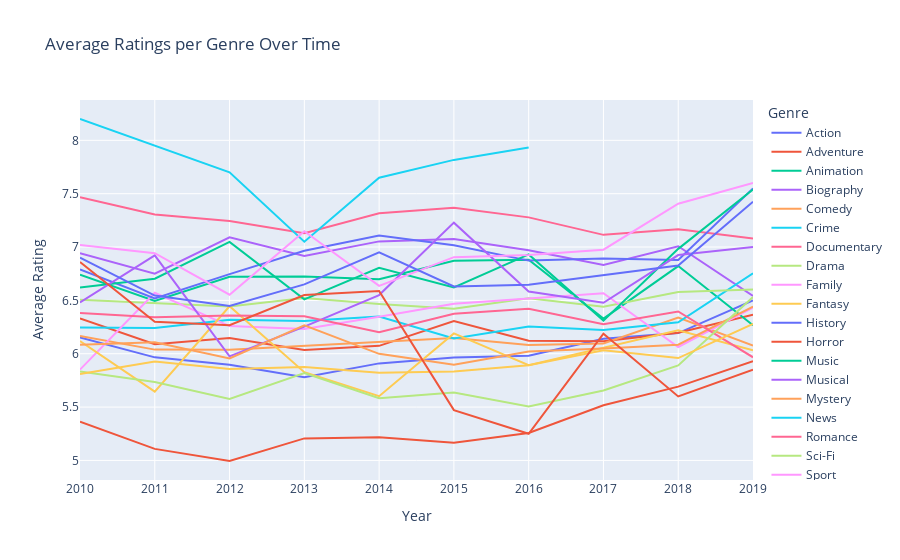

Source (notebook cell):
### Code cell
import plotly.express as px

# Prepare the data
df_genres = df.assign(genre=df["genres"].str.split(",")).explode("genre")
genre_ratings_year = df_genres.groupby(["start_year","genre"])["averagerating"].mean().reset_index()

# Interactive line chart with tooltips
fig = px.line(
    genre_ratings_year, 
    x="start_year", 
    y="averagerating", 
    color="genre",
    hover_data={"genre": True, "start_year": True, "averagerating": ':.2f'},  # tooltip formatting
    title="Average Ratings per Genre Over Time"
)

# Optional: adjust layout
fig.update_layout(
    xaxis_title="Year",
    yaxis_title="Average Rating",
    legend_title="Genre",
    hovermode="x unified"
)

fig.show()

### Figure 1 — Plotly figure (JSON) as saved in the notebook; plotly's stock layout.template omitted (floating-point values rounded to 4 significant figures)
{"data": [{"customdata": [["Action"], ["Action"], ["Action"], ["Action"], ["Action"], ["Action"], ["Action"], ["Action"], ["Action"], ["Action"]], "hovertemplate": "genre=%{customdata[0]}<br>start_year=%{x}<br>averagerating=%{y:.2f}<extra></extra>", "legendgroup": "Action", "line": {"color": "#636efa", "dash": "solid"}, "marker": {"symbol": "circle"}, "mode": "lines", "name": "Action", "orientation": "v", "showlegend": true, "type": "scatter", "x": [2010, 2011, 2012, 2013, 2014, 2015, 2016, 2017, 2018, 2019], "xaxis": "x", "y": [6.153, 5.966, 5.896, 5.781, 5.91, 5.965, 5.981, 6.14, 6.194, 6.5], "yaxis": "y"}, {"customdata": [["Adventure"], ["Adventure"], ["Adventure"], ["Adventure"], ["Adventure"], ["Adventure"], ["Adventure"], ["Adventure"], ["Adventure"], ["Adventure"]], "hovertemplate": "genre=%{customdata[0]}<br>start_year=%{x}<br>averagerating=%{y:.2f}<extra></extra>", "legendgroup": "Adventure", "line": {"color": "#EF553B", "dash": "solid"}, "marker": {"symbol": "circle"}, "mode": "lines", "name": "Adventure", "orientation": "v", "showlegend": true, "type": "scatter", "x": [2010, 2011, 2012, 2013, 2014, 2015, 2016, 2017, 2018, 2019], "xaxis": "x", "y": [6.332, 6.089, 6.147, 6.036, 6.074, 6.307, 6.122, 6.116, 6.196, 6.367], "yaxis": "y"}, {"customdata": [["Animation"], ["Animation"], ["Animation"], ["Animation"], ["Animation"], ["Animation"], ["Animation"], ["Animation"], ["Animation"], ["Animation"]], "hovertemplate": "genre=%{customdata[0]}<br>start_year=%{x}<br>averagerating=%{y:.2f}<extra></extra>", "legendgroup": "Animation", "line": {"color": "#00cc96", "dash": "solid"}, "marker": {"symbol": "circle"}, "mode": "lines", "name": "Animation", "orientation": "v", "showlegend": true, "type": "scatter", "x": [2010, 2011, 2012, 2013, 2014, 2015, 2016, 2017, 2018, 2019], "xaxis": "x", "y": [6.741, 6.495, 6.721, 6.725, 6.697, 6.872, 6.881, 6.329, 6.822, 6.267], "yaxis": "y"}, {"customdata": [["Biography"], ["Biography"], ["Biography"], ["Biography"], ["Biography"], ["Biography"], ["Biography"], ["Biography"], ["Biography"], ["Biography"]], "hovertemplate": "genre=%{customdata[0]}<br>start_year=%{x}<br>averagerating=%{y:.2f}<extra></extra>", "legendgroup": "Biography", "line": {"color": "#ab63fa", "dash": "solid"}, "marker": {"symbol": "circle"}, "mode": "lines", "name": "Biography", "orientation": "v", "showlegend": true, "type": "scatter", "x": [2010, 2011, 2012, 2013, 2014, 2015, 2016, 2017, 2018, 2019], "xaxis": "x", "y": [6.942, 6.751, 7.091, 6.917, 7.053, 7.076, 6.97, 6.833, 7.007, 6.541], "yaxis": "y"}, {"customdata": [["Comedy"], ["Comedy"], ["Comedy"], ["Comedy"], ["Comedy"], ["Comedy"], ["Comedy"], ["Comedy"], ["Comedy"], ["Comedy"]], "hovertemplate": "genre=%{customdata[0]}<br>start_year=%{x}<br>averagerating=%{y:.2f}<extra></extra>", "legendgroup": "Comedy", "line": {"color": "#FFA15A", "dash": "solid"}, "marker": {"symbol": "circle"}, "mode": "lines", "name": "Comedy", "orientation": "v", "showlegend": true, "type": "scatter", "x": [2010, 2011, 2012, 2013, 2014, 2015, 2016, 2017, 2018, 2019], "xaxis": "x", "y": [6.166, 6.039, 6.037, 6.073, 6.108, 6.148, 6.082, 6.097, 6.339, 6.076], "yaxis": "y"}, {"customdata": [["Crime"], ["Crime"], ["Crime"], ["Crime"], ["Crime"], ["Crime"], ["Crime"], ["Crime"], ["Crime"], ["Crime"]], "hovertemplate": "genre=%{customdata[0]}<br>start_year=%{x}<br>averagerating=%{y:.2f}<extra></extra>", "legendgroup": "Crime", "line": {"color": "#19d3f3", "dash": "solid"}, "marker": {"symbol": "circle"}, "mode": "lines", "name": "Crime", "orientation": "v", "showlegend": true, "type": "scatter", "x": [2010, 2011, 2012, 2013, 2014, 2015, 2016, 2017, 2018, 2019], "xaxis": "x", "y": [6.245, 6.241, 6.318, 6.307, 6.348, 6.142, 6.255, 6.223, 6.295, 6.755], "yaxis": "y"}, {"customdata": [["Documentary"], ["Documentary"], ["Documentary"], ["Documentary"], ["Documentary"], ["Documentary"], ["Documentary"], ["Documentary"], ["Documentary"], ["Documentary"]], "hovertemplate": "genre=%{customdata[0]}<br>start_year=%{x}<br>averagerating=%{y:.2f}<extra></extra>", "legendgroup": "Documentary", "line": {"color": "#FF6692", "dash": "solid"}, "marker": {"symbol": "circle"}, "mode": "lines", "name": "Documentary", "orientation": "v", "showlegend": true, "type": "scatter", "x": [2010, 2011, 2012, 2013, 2014, 2015, 2016, 2017, 2018, 2019], "xaxis": "x", "y": [7.467, 7.305, 7.245, 7.13, 7.316, 7.368, 7.278, 7.114, 7.167, 7.08], "yaxis": "y"}, {"customdata": [["Drama"], ["Drama"], ["Drama"], ["Drama"], ["Drama"], ["Drama"], ["Drama"], ["Drama"], ["Drama"], ["Drama"]], "hovertemplate": "genre=%{customdata[0]}<br>start_year=%{x}<br>averagerating=%{y:.2f}<extra></extra>", "legendgroup": "Drama", "line": {"color": "#B6E880", "dash": "solid"}, "marker": {"symbol": "circle"}, "mode": "lines", "name": "Drama", "orientation": "v", "showlegend": true, "type": "scatter", "x": [2010, 2011, 2012, 2013, 2014, 2015, 2016, 2017, 2018, 2019], "xaxis": "x", "y": [6.506, 6.475, 6.443, 6.521, 6.466, 6.422, 6.519, 6.44, 6.578, 6.601], "yaxis": "y"}, {"customdata": [["Family"], ["Family"], ["Family"], ["Family"], ["Family"], ["Family"], ["Family"], ["Family"], ["Family"], ["Family"]], "hovertemplate": "genre=%{customdata[0]}<br>start_year=%{x}<br>averagerating=%{y:.2f}<extra></extra>", "legendgroup": "Family", "line": {"color": "#FF97FF", "dash": "solid"}, "marker": {"symbol": "circle"}, "mode": "lines", "name": "Family", "orientation": "v", "showlegend": true, "type": "scatter", "x": [2010, 2011, 2012, 2013, 2014, 2015, 2016, 2017, 2018, 2019], "xaxis": "x", "y": [5.852, 6.572, 6.259, 6.231, 6.346, 6.468, 6.519, 6.567, 6.063, 6.433], "yaxis": "y"}, {"customdata": [["Fantasy"], ["Fantasy"], ["Fantasy"], ["Fantasy"], ["Fantasy"], ["Fantasy"], ["Fantasy"], ["Fantasy"], ["Fantasy"], ["Fantasy"]], "hovertemplate": "genre=%{customdata[0]}<br>start_year=%{x}<br>averagerating=%{y:.2f}<extra></extra>", "legendgroup": "Fantasy", "line": {"color": "#FECB52", "dash": "solid"}, "marker": {"symbol": "circle"}, "mode": "lines", "name": "Fantasy", "orientation": "v", "showlegend": true, "type": "scatter", "x": [2010, 2011, 2012, 2013, 2014, 2015, 2016, 2017, 2018, 2019], "xaxis": "x", "y": [6.12, 5.644, 6.445, 5.827, 5.602, 6.191, 5.893, 6.053, 6.22, 6.033], "yaxis": "y"}, {"customdata": [["History"], ["History"], ["History"], ["History"], ["History"], ["History"], ["History"], ["History"], ["History"], ["History"]], "hovertemplate": "genre=%{customdata[0]}<br>start_year=%{x}<br>averagerating=%{y:.2f}<extra></extra>", "legendgroup": "History", "line": {"color": "#636efa", "dash": "solid"}, "marker": {"symbol": "circle"}, "mode": "lines", "name": "History", "orientation": "v", "showlegend": true, "type": "scatter", "x": [2010, 2011, 2012, 2013, 2014, 2015, 2016, 2017, 2018, 2019], "xaxis": "x", "y": [6.789, 6.518, 6.746, 6.966, 7.107, 7.016, 6.873, 6.892, 6.879, 7.55], "yaxis": "y"}, {"customdata": [["Horror"], ["Horror"], ["Horror"], ["Horror"], ["Horror"], ["Horror"], ["Horror"], ["Horror"], ["Horror"], ["Horror"]], "hovertemplate": "genre=%{customdata[0]}<br>start_year=%{x}<br>averagerating=%{y:.2f}<extra></extra>", "legendgroup": "Horror", "line": {"color": "#EF553B", "dash": "solid"}, "marker": {"symbol": "circle"}, "mode": "lines", "name": "Horror", "orientation": "v", "showlegend": true, "type": "scatter", "x": [2010, 2011, 2012, 2013, 2014, 2015, 2016, 2017, 2018, 2019], "xaxis": "x", "y": [5.363, 5.108, 4.995, 5.206, 5.217, 5.166, 5.258, 5.517, 5.692, 5.93], "yaxis": "y"}, {"customdata": [["Music"], ["Music"], ["Music"], ["Music"], ["Music"], ["Music"], ["Music"], ["Music"], ["Music"], ["Music"]], "hovertemplate": "genre=%{customdata[0]}<br>start_year=%{x}<br>averagerating=%{y:.2f}<extra></extra>", "legendgroup": "Music", "line": {"color": "#00cc96", "dash": "solid"}, "marker": {"symbol": "circle"}, "mode": "lines", "name": "Music", "orientation": "v", "showlegend": true, "type": "scatter", "x": [2010, 2011, 2012, 2013, 2014, 2015, 2016, 2017, 2018, 2019], "xaxis": "x", "y": [6.62, 6.703, 7.049, 6.51, 6.805, 6.621, 6.931, 6.31, 6.983, 7.54], "yaxis": "y"}, {"customdata": [["Musical"], ["Musical"], ["Musical"], ["Musical"], ["Musical"], ["Musical"], ["Musical"], ["Musical"], ["Musical"], ["Musical"]], "hovertemplate": "genre=%{customdata[0]}<br>start_year=%{x}<br>averagerating=%{y:.2f}<extra></extra>", "legendgroup": "Musical", "line": {"color": "#ab63fa", "dash": "solid"}, "marker": {"symbol": "circle"}, "mode": "lines", "name": "Musical", "orientation": "v", "showlegend": true, "type": "scatter", "x": [2010, 2011, 2012, 2013, 2014, 2015, 2016, 2017, 2018, 2019], "xaxis": "x", "y": [6.48, 6.922, 5.975, 6.255, 6.55, 7.229, 6.583, 6.478, 6.925, 7.0], "yaxis": "y"}, {"customdata": [["Mystery"], ["Mystery"], ["Mystery"], ["Mystery"], ["Mystery"], ["Mystery"], ["Mystery"], ["Mystery"], ["Mystery"], ["Mystery"]], "hovertemplate": "genre=%{customdata[0]}<br>start_year=%{x}<br>averagerating=%{y:.2f}<extra></extra>", "legendgroup": "Mystery", "line": {"color": "#FFA15A", "dash": "solid"}, "marker": {"symbol": "circle"}, "mode": "lines", "name": "Mystery", "orientation": "v", "showlegend": true, "type": "scatter", "x": [2010, 2011, 2012, 2013, 2014, 2015, 2016, 2017, 2018, 2019], "xaxis": "x", "y": [6.085, 6.108, 5.956, 6.266, 5.999, 5.898, 6.02, 6.049, 6.085, 6.442], "yaxis": "y"}, {"customdata": [["News"], ["News"], ["News"], ["News"], ["News"], ["News"]], "hovertemplate": "genre=%{customdata[0]}<br>start_year=%{x}<br>averagerating=%{y:.2f}<extra></extra>", "legendgroup": "News", "line": {"color": "#19d3f3", "dash": "solid"}, "marker": {"symbol": "circle"}, "mode": "lines", "name": "News", "orientation": "v", "showlegend": true, "type": "scatter", "x": [2010, 2012, 2013, 2014, 2015, 2016], "xaxis": "x", "y": [8.2, 7.7, 7.05, 7.65, 7.817, 7.933], "yaxis": "y"}, {"customdata": [["Romance"], ["Romance"], ["Romance"], ["Romance"], ["Romance"], ["Romance"], ["Romance"], ["Romance"], ["Romance"], ["Romance"]], "hovertemplate": "genre=%{customdata[0]}<br>start_year=%{x}<br>averagerating=%{y:.2f}<extra></extra>", "legendgroup": "Romance", "line": {"color": "#FF6692", "dash": "solid"}, "marker": {"symbol": "circle"}, "mode": "lines", "name": "Romance", "orientation": "v", "showlegend": true, "type": "scatter", "x": [2010, 2011, 2012, 2013, 2014, 2015, 2016, 2017, 2018, 2019], "xaxis": "x", "y": [6.381, 6.343, 6.359, 6.352, 6.202, 6.375, 6.422, 6.277, 6.396, 5.967], "yaxis": "y"}, {"customdata": [["Sci-Fi"], ["Sci-Fi"], ["Sci-Fi"], ["Sci-Fi"], ["Sci-Fi"], ["Sci-Fi"], ["Sci-Fi"], ["Sci-Fi"], ["Sci-Fi"], ["Sci-Fi"]], "hovertemplate": "genre=%{customdata[0]}<br>start_year=%{x}<br>averagerating=%{y:.2f}<extra></extra>", "legendgroup": "Sci-Fi", "line": {"color": "#B6E880", "dash": "solid"}, "marker": {"symbol": "circle"}, "mode": "lines", "name": "Sci-Fi", "orientation": "v", "showlegend": true, "type": "scatter", "x": [2010, 2011, 2012, 2013, 2014, 2015, 2016, 2017, 2018, 2019], "xaxis": "x", "y": [5.833, 5.735, 5.577, 5.82, 5.584, 5.637, 5.506, 5.656, 5.891, 6.531], "yaxis": "y"}, {"customdata": [["Sport"], ["Sport"], ["Sport"], ["Sport"], ["Sport"], ["Sport"], ["Sport"], ["Sport"], ["Sport"], ["Sport"]], "hovertemplate": "genre=%{customdata[0]}<br>start_year=%{x}<br>averagerating=%{y:.2f}<extra></extra>", "legendgroup": "Sport", "line": {"color": "#FF97FF", "dash": "solid"}, "marker": {"symbol": "circle"}, "mode": "lines", "name": "Sport", "orientation": "v", "showlegend": true, "type": "scatter", "x": [2010, 2011, 2012, 2013, 2014, 2015, 2016, 2017, 2018, 2019], "xaxis": "x", "y": [7.019, 6.942, 6.553, 7.148, 6.636, 6.905, 6.925, 6.975, 7.406, 7.6], "yaxis": "y"}, {"customdata": [["Thriller"], ["Thriller"], ["Thriller"], ["Thriller"], ["Thriller"], ["Thriller"], ["Thriller"], ["Thriller"], ["Thriller"], ["Thriller"]], "hovertemplate": "genre=%{customdata[0]}<br>start_year=%{x}<br>averagerating=%{y:.2f}<extra></extra>", "legendgroup": "Thriller", "line": {"color": "#FECB52", "dash": "solid"}, "marker": {"symbol": "circle"}, "mode": "lines", "name": "Thriller", "orientation": "v", "showlegend": true, "type": "scatter", "x": [2010, 2011, 2012, 2013, 2014, 2015, 2016, 2017, 2018, 2019], "xaxis": "x", "y": [5.809, 5.928, 5.856, 5.875, 5.821, 5.833, 5.893, 6.032, 5.959, 6.279], "yaxis": "y"}, {"customdata": [["War"], ["War"], ["War"], ["War"], ["War"], ["War"], ["War"], ["War"], ["War"], ["War"]], "hovertemplate": "genre=%{customdata[0]}<br>start_year=%{x}<br>averagerating=%{y:.2f}<extra></extra>", "legendgroup": "War", "line": {"color": "#636efa", "dash": "solid"}, "marker": {"symbol": "circle"}, "mode": "lines", "name": "War", "orientation": "v", "showlegend": true, "type": "scatter", "x": [2010, 2011, 2012, 2013, 2014, 2015, 2016, 2017, 2018, 2019], "xaxis": "x", "y": [6.9, 6.545, 6.447, 6.65, 6.95, 6.63, 6.647, 6.741, 6.827, 7.425], "yaxis": "y"}, {"customdata": [["Western"], ["Western"], ["Western"], ["Western"], ["Western"], ["Western"], ["Western"], ["Western"], ["Western"], ["Western"]], "hovertemplate": "genre=%{customdata[0]}<br>start_year=%{x}<br>averagerating=%{y:.2f}<extra></extra>", "legendgroup": "Western", "line": {"color": "#EF553B", "dash": "solid"}, "marker": {"symbol": "circle"}, "mode": "lines", "name": "Western", "orientation": "v", "showlegend": true, "type": "scatter", "x": [2010, 2011, 2012, 2013, 2014, 2015, 2016, 2017, 2018, 2019], "xaxis": "x", "y": [6.86, 6.3, 6.267, 6.55, 6.588, 5.471, 5.25, 6.188, 5.6, 5.85], "yaxis": "y"}, {"customdata": [["Game-Show"]], "hovertemplate": "genre=%{customdata[0]}<br>start_year=%{x}<br>averagerating=%{y:.2f}<extra></extra>", "legendgroup": "Game-Show", "line": {"color": "#00cc96", "dash": "solid"}, "marker": {"symbol": "circle"}, "mode": "lines", "name": "Game-Show", "orientation": "v", "showlegend": true, "type": "scatter", "x": [2017], "xaxis": "x", "y": [5.6], "yaxis": "y"}, {"customdata": [["Unknown"]], "hovertemplate": "genre=%{customdata[0]}<br>start_year=%{x}<br>averagerating=%{y:.2f}<extra></extra>", "legendgroup": "Unknown", "line": {"color": "#ab63fa", "dash": "solid"}, "marker": {"symbol": "circle"}, "mode": "lines", "name": "Unknown", "orientation": "v", "showlegend": true, "type": "scatter", "x": [2018], "xaxis": "x", "y": [7.55], "yaxis": "y"}], "layout": {"hovermode": "x unified", "legend": {"title": {"text": "Genre"}, "tracegroupgap": 0}, "title": {"text": "Average Ratings per Genre Over Time"}, "xaxis": {"anchor": "y", "domain": [0, 1], "title": {"text": "Year"}}, "yaxis": {"anchor": "x", "domain": [0, 1], "title": {"text": "Average Rating"}}}}
